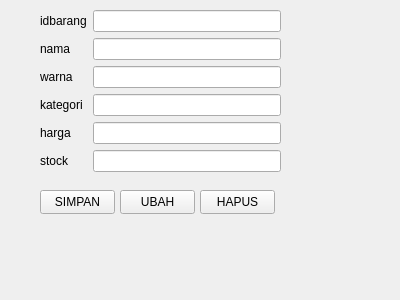
<?xml version="1.0" encoding="UTF-8"?>
<ui version="4.0">
 <class>Form</class>
 <widget class="QWidget" name="Form">
  <property name="geometry">
   <rect>
    <x>0</x>
    <y>0</y>
    <width>400</width>
    <height>300</height>
   </rect>
  </property>
  <property name="windowTitle">
   <string>Form</string>
  </property>
  <widget class="QWidget" name="formLayoutWidget">
   <property name="geometry">
    <rect>
     <x>40</x>
     <y>10</y>
     <width>241</width>
     <height>171</height>
    </rect>
   </property>
   <layout class="QFormLayout" name="formLayout">
    <item row="0" column="0">
     <widget class="QLabel" name="idbarangLabel">
      <property name="text">
       <string>idbarang</string>
      </property>
     </widget>
    </item>
    <item row="0" column="1">
     <widget class="QLineEdit" name="idbarangLineEdit"/>
    </item>
    <item row="1" column="0">
     <widget class="QLabel" name="namaLabel">
      <property name="text">
       <string>nama</string>
      </property>
     </widget>
    </item>
    <item row="1" column="1">
     <widget class="QLineEdit" name="namaLineEdit"/>
    </item>
    <item row="2" column="0">
     <widget class="QLabel" name="warnaLabel">
      <property name="text">
       <string>warna</string>
      </property>
     </widget>
    </item>
    <item row="2" column="1">
     <widget class="QLineEdit" name="warnaLineEdit"/>
    </item>
    <item row="3" column="0">
     <widget class="QLabel" name="kategoriLabel">
      <property name="text">
       <string>kategori</string>
      </property>
     </widget>
    </item>
    <item row="3" column="1">
     <widget class="QLineEdit" name="kategoriLineEdit"/>
    </item>
    <item row="4" column="0">
     <widget class="QLabel" name="hargaLabel">
      <property name="text">
       <string>harga</string>
      </property>
     </widget>
    </item>
    <item row="4" column="1">
     <widget class="QLineEdit" name="hargaLineEdit"/>
    </item>
    <item row="5" column="0">
     <widget class="QLabel" name="stockLabel">
      <property name="text">
       <string>stock</string>
      </property>
     </widget>
    </item>
    <item row="5" column="1">
     <widget class="QLineEdit" name="stockLineEdit"/>
    </item>
   </layout>
  </widget>
  <widget class="QPushButton" name="pushButton">
   <property name="geometry">
    <rect>
     <x>40</x>
     <y>190</y>
     <width>75</width>
     <height>24</height>
    </rect>
   </property>
   <property name="text">
    <string>SIMPAN</string>
   </property>
  </widget>
  <widget class="QPushButton" name="pushButton_2">
   <property name="geometry">
    <rect>
     <x>120</x>
     <y>190</y>
     <width>75</width>
     <height>24</height>
    </rect>
   </property>
   <property name="text">
    <string>UBAH</string>
   </property>
  </widget>
  <widget class="QPushButton" name="pushButton_3">
   <property name="geometry">
    <rect>
     <x>200</x>
     <y>190</y>
     <width>75</width>
     <height>24</height>
    </rect>
   </property>
   <property name="text">
    <string>HAPUS</string>
   </property>
  </widget>
 </widget>
 <resources/>
 <connections/>
</ui>
